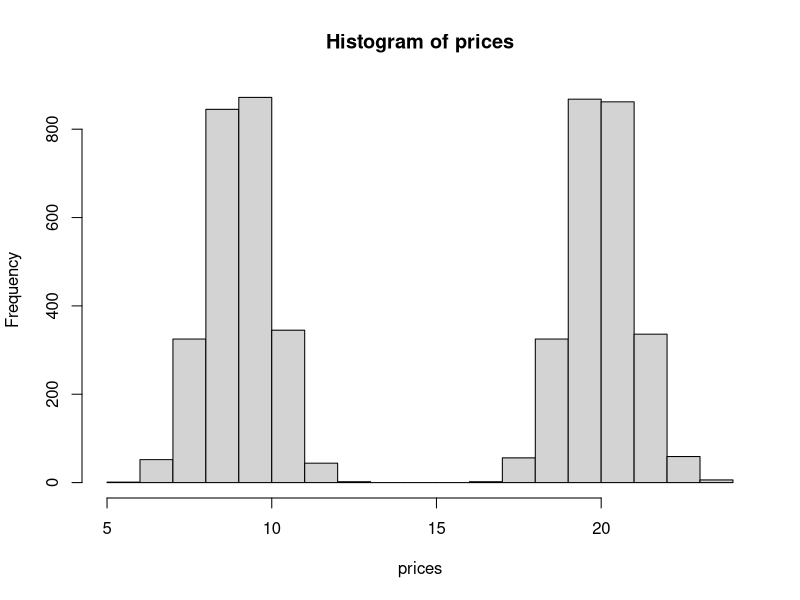
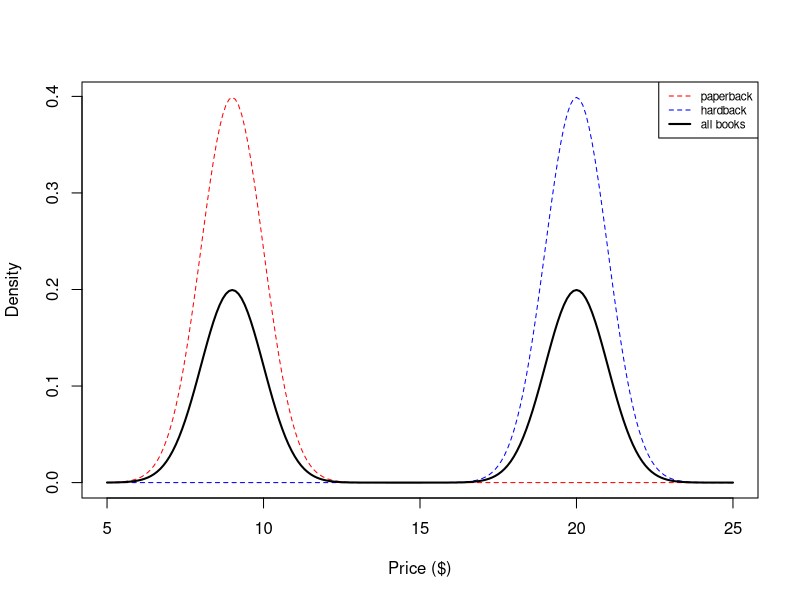
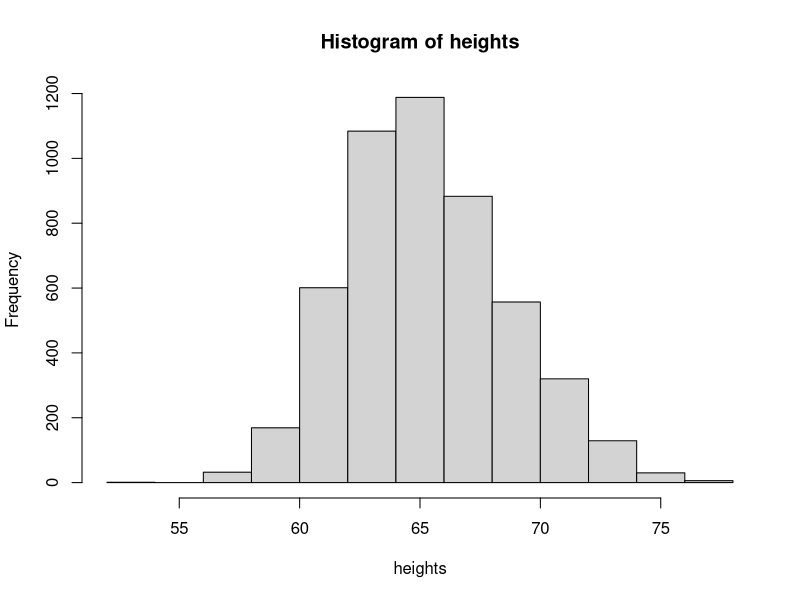
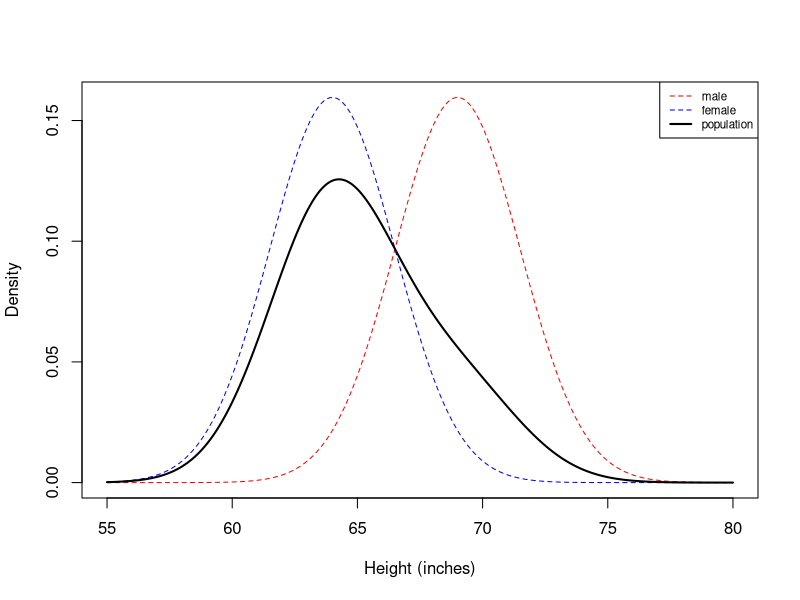
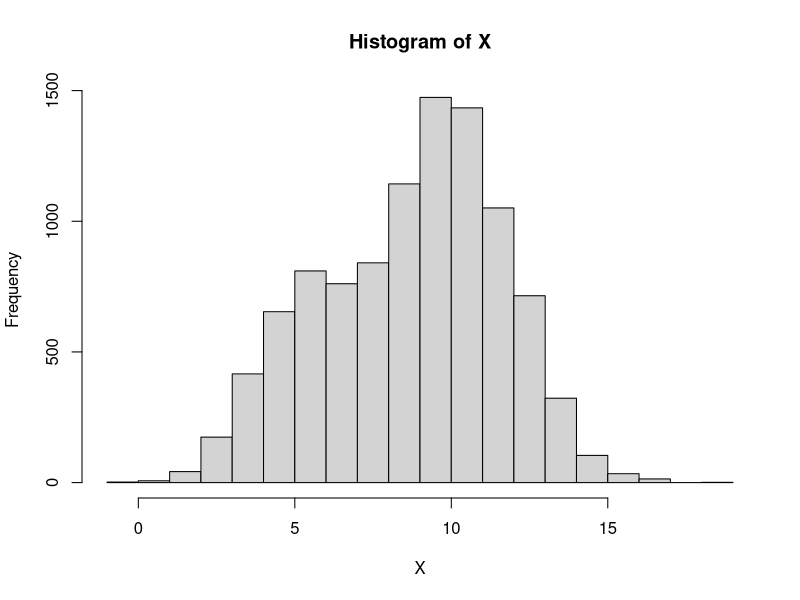

The R source for these figures, in order:
## ---- chunk 1
numSamples <- 5000
prices      <- numeric(numSamples)
for(i in seq_len(numSamples)) {
  # draw latent component
  z.i <- rbinom(1,1,0.5)
  # two conditions for each normal distribution based upon the latent component
  if(z.i == 0) prices[i] <- rnorm(1, mean = 9, sd = 1)
  else prices[i] <- rnorm(1, mean = 20, sd = 1)
}
hist(prices)
## ---- chunk 2
mu.pb   <- 9
sd.pb   <- 1
mu.hb   <- 20
sd.hb   <- 1

sample.pts <- seq(5, 25, by=0.1)
density_pb   <- dnorm(sample.pts, mean=mu.pb, sd=sd.pb)
density_hb <- dnorm(sample.pts, mean=mu.hb, sd=sd.hb)

plot(sample.pts, density_pb, col='red', type='l', xlab="Price ($)", ylab="Density", lty=2)
lines(sample.pts, density_hb, col='blue', type='l', lty=2)
lines(sample.pts, .5*density_hb + .5*density_pb, col='black', type='l', lwd=2)

legend('topright', c('paperback', 'hardback', 'all books'), col=c('red', 'blue', 'black'), lty=c(2,2,1), lwd=c(1,1,2), cex=0.7)
## ---- chunk 3
numSamples <- 5000
heights      <- numeric(numSamples)
for(i in seq_len(numSamples)) {
  z.i <- rbinom(1,1,0.75)
  if(z.i == 0) heights[i] <- rnorm(1, mean = 69, sd = 2.5)
  else heights[i] <- rnorm(1, mean = 64, sd = 2.5)
}
hist(heights)
## ---- chunk 4
mu.male   <- 69
sd.male   <- 2.5
mu.female <- 64
sd.female <- 2.5

sample.pts     <- seq(55, 80, by=0.1)
density_male   <- dnorm(sample.pts, mean=mu.male, sd=sd.male)
density_female <- dnorm(sample.pts, mean=mu.female, sd=sd.female)

plot(sample.pts, density_male, col='red', type='l', xlab="Height (inches)", ylab="Density", lty=2)
lines(sample.pts, density_female, col='blue', type='l', lty=2)
lines(sample.pts, .75*density_female + .25*density_male, col='black', type='l', lwd=2)

legend('topright', c('male', 'female', 'population'), col=c('red', 'blue', 'black'), lty=c(2,2,1), lwd=c(1,1,2), cex=0.7)
## ---- chunk 5
# set mu and sigma
mu.true    = c(5, 10)
sigma.true = c(1.5, 2)

# Calculate Z
Z = rbinom(500, 1, 0.75)

# sample values from the mixture model 
X <- rnorm(10000, mean=mu.true[Z+1], sd=sigma.true[Z+1])
hist(X,breaks=15)
